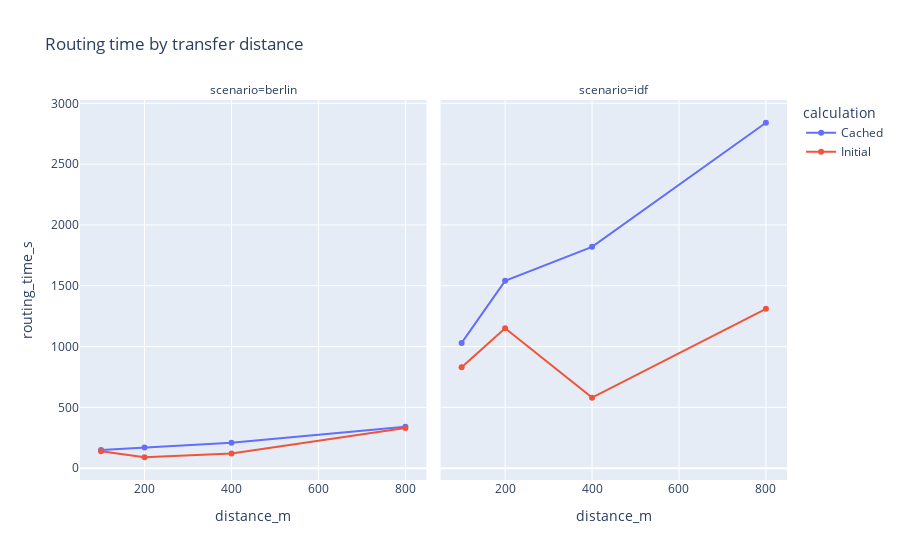

The code cell stored with this chart in its notebook:
### Code cell
df_routing = df[df["routing"]].groupby(["scenario", "calculation", "distance_m"]).aggregate({
    "runtime_s": ["min", "max"]
})

df_routing["routing_time_s"] = df_routing[("runtime_s", "max")] - df_routing[("runtime_s", "min")]
df_routing = df_routing.reset_index()[["scenario", "calculation", "distance_m", "routing_time_s"]]

px.line(df_routing, x = "distance_m", y = "routing_time_s", color = "calculation",
    facet_col = "scenario", markers = True,
    title = "Routing time by transfer distance")

### Figure 1 — Plotly figure (JSON) as saved in the notebook; plotly's stock layout.template omitted (floating-point values rounded to 4 significant figures)
{"data": [{"hovertemplate": "calculation=Cached<br>scenario=berlin<br>distance_m=%{x}<br>routing_time_s=%{y}<extra></extra>", "legendgroup": "Cached", "line": {"color": "#636efa", "dash": "solid"}, "marker": {"symbol": "circle"}, "mode": "lines+markers", "name": "Cached", "orientation": "v", "showlegend": true, "type": "scatter", "x": [100, 200, 400, 800], "xaxis": "x", "y": [150.0, 170.0, 210.0, 340.0], "yaxis": "y"}, {"hovertemplate": "calculation=Cached<br>scenario=idf<br>distance_m=%{x}<br>routing_time_s=%{y}<extra></extra>", "legendgroup": "Cached", "line": {"color": "#636efa", "dash": "solid"}, "marker": {"symbol": "circle"}, "mode": "lines+markers", "name": "Cached", "orientation": "v", "showlegend": false, "type": "scatter", "x": [100, 200, 400, 800], "xaxis": "x2", "y": [1030.0, 1540.0, 1820.0, 2840.0], "yaxis": "y2"}, {"hovertemplate": "calculation=Initial<br>scenario=berlin<br>distance_m=%{x}<br>routing_time_s=%{y}<extra></extra>", "legendgroup": "Initial", "line": {"color": "#EF553B", "dash": "solid"}, "marker": {"symbol": "circle"}, "mode": "lines+markers", "name": "Initial", "orientation": "v", "showlegend": true, "type": "scatter", "x": [100, 200, 400, 800], "xaxis": "x", "y": [140.0, 90.0, 120.0, 330.0], "yaxis": "y"}, {"hovertemplate": "calculation=Initial<br>scenario=idf<br>distance_m=%{x}<br>routing_time_s=%{y}<extra></extra>", "legendgroup": "Initial", "line": {"color": "#EF553B", "dash": "solid"}, "marker": {"symbol": "circle"}, "mode": "lines+markers", "name": "Initial", "orientation": "v", "showlegend": false, "type": "scatter", "x": [100, 200, 400, 800], "xaxis": "x2", "y": [830.0, 1150.0, 580.0, 1310.0], "yaxis": "y2"}], "layout": {"annotations": [{"font": {}, "showarrow": false, "text": "scenario=berlin", "x": 0.245, "xanchor": "center", "xref": "paper", "y": 1, "yanchor": "bottom", "yref": "paper"}, {"font": {}, "showarrow": false, "text": "scenario=idf", "x": 0.755, "xanchor": "center", "xref": "paper", "y": 1, "yanchor": "bottom", "yref": "paper"}], "legend": {"title": {"text": "calculation"}, "tracegroupgap": 0}, "title": {"text": "Routing time by transfer distance"}, "xaxis": {"anchor": "y", "domain": [0, 0.49], "title": {"text": "distance_m"}}, "xaxis2": {"anchor": "y2", "domain": [0.51, 1], "matches": "x", "title": {"text": "distance_m"}}, "yaxis": {"anchor": "x", "domain": [0, 1], "title": {"text": "routing_time_s"}}, "yaxis2": {"anchor": "x2", "domain": [0, 1], "matches": "y", "showticklabels": false}}}
